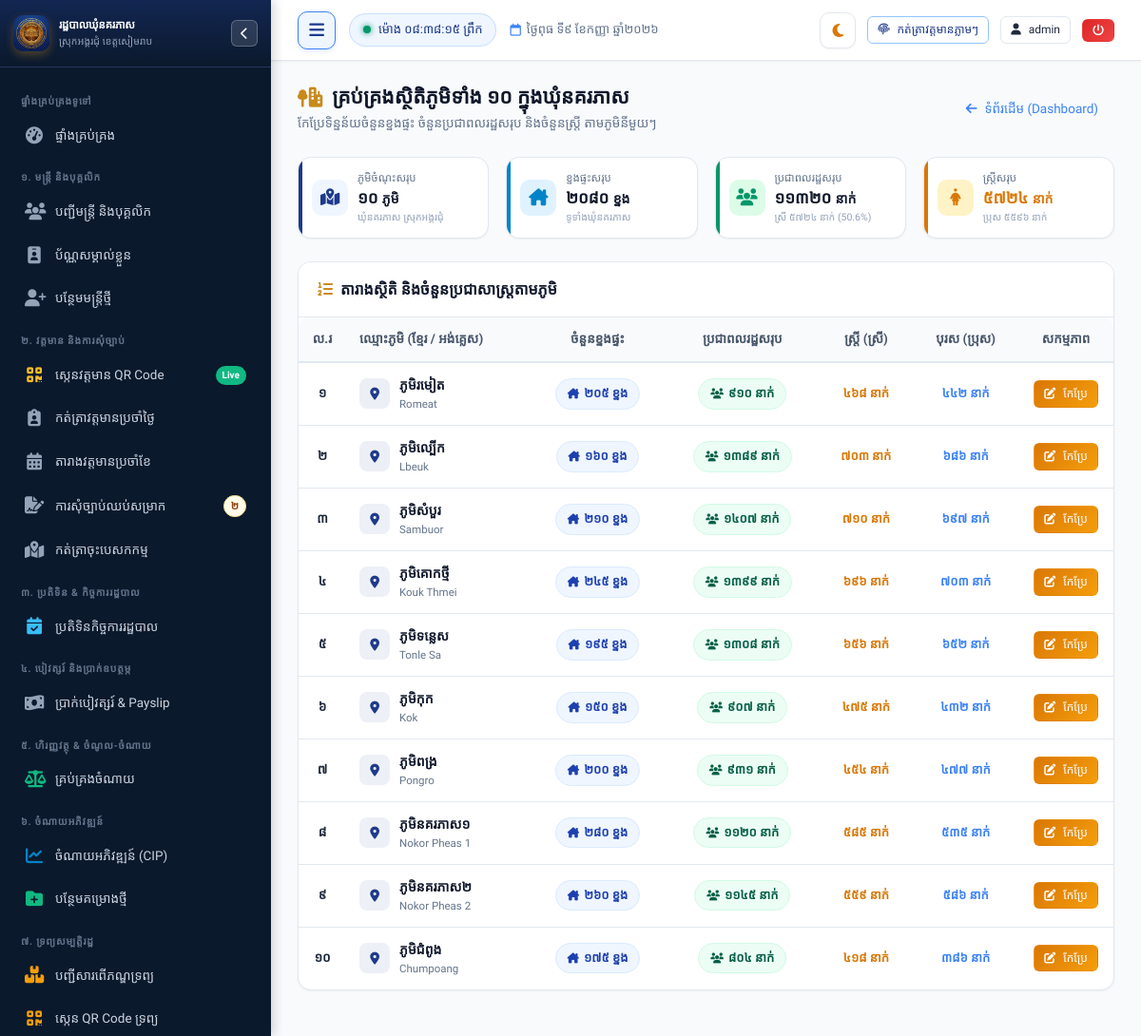
/settings/villages (signed in), run on the app's committed database.
### tables this page shows
CREATE TABLE villages (
        id INTEGER PRIMARY KEY AUTOINCREMENT,
        village_name_kh TEXT UNIQUE NOT NULL,
        village_name_en TEXT NOT NULL,
        total_population INTEGER DEFAULT 0,
        total_families INTEGER DEFAULT 0
    , female_population INTEGER DEFAULT 0);

### app.py (the view)
@app.route("/settings/villages")
@login_required
def settings_villages():
    conn = get_db()
    cursor = conn.cursor()
    cursor.execute("SELECT * FROM villages ORDER BY id")
    villages = cursor.fetchall()
    total_villages = len(villages)
    total_families = sum(v["total_families"] or 0 for v in villages)
    total_population = sum(v["total_population"] or 0 for v in villages)
    total_female = sum(v["female_population"] or 0 for v in villages)
    total_male = total_population - total_female
    female_pct = round((total_female / total_population * 100), 1) if total_population > 0 else 0
    conn.close()
    return render_template(
        "settings/villages.html",
        villages=villages,
        total_villages=total_villages,
        total_families=total_families,
        total_population=total_population,
        total_female=total_female,
        total_male=total_male,
        female_pct=female_pct
    )

### app.py (called while the page is built, shortened)
@app.teardown_appcontext
def teardown_db(exception=None):
    close_db_connection(exception)

@app.after_request
def add_cache_headers(response):
    if request.path.startswith('/static/css') or request.path.startswith('/static/js'):
        response.headers['Cache-Control'] = 'no-cache, must-revalidate'
    elif request.path.startswith('/static') or request.path == '/favicon.ico':
        response.headers['Cache-Control'] = 'public, max-age=86400'
    return response

@app.before_request
def ensure_database_ready():
    if request.path.startswith('/static') or request.path == '/favicon.ico':
        return

@app.template_filter("kh_num")
def kh_num_filter(val):
    return to_khmer_num(val)

### database.py (called while the page is built, shortened)
def _raw_create_connection():
    conn = sqlite3.connect(DB_PATH)
    conn.row_factory = sqlite3.Row
    conn.execute("PRAGMA foreign_keys = ON")
    conn.execute("PRAGMA journal_mode = WAL")
    conn.execute("PRAGMA synchronous = NORMAL")
    conn.execute("PRAGMA cache_size = -64000")
    return SqliteConnectionWrapper(conn)

def get_db():
    global _DB_SCHEMA_INITIALIZED
    conn = None
    try:
        from flask import g, has_request_context
        if has_request_context():
            if not hasattr(g, 'db') or g.db is None:
                g.db = _raw_create_connection()
            conn = g.db
    except ImportError:
        pass
    if conn is None:
        conn = _raw_create_connection()
    if not _DB_SCHEMA_INITIALIZED:
        _DB_SCHEMA_INITIALIZED = True
        try:
            init_db(conn)
        except Exception as e:
            print(f"[Auto Schema Init Notice] {e}")
    return conn

def close_db_connection(e=None):
    try:
        from flask import g, has_request_context
        if has_request_context():
            db = getattr(g, 'db', None)
            if db is not None:
                g.db = None
                db._real_close()
    except ImportError:
        pass

    def cursor(self):
        return self._conn.cursor()

    def close(self):
        try:
            from flask import g, has_request_context
            if has_request_context() and getattr(g, 'db', None) is self:
                return
        except ImportError:
            pass
        self._real_close()

### templates/settings/villages.html (shortened to what this page needs)
{% extends "base.html" %}
{% block content %}
<div class="page-header">
  <div class="page-header-title">
    <h1>
      <i class="fa-solid fa-tree-city text-gold"></i>
      <span>គ្រប់គ្រងស្ថិតិភូមិទាំង ១០ ក្នុងឃុំនគរភាស</span>
    </h1>
    <p>កែប្រែទិន្នន័យចំនួនខ្នងផ្ទះ ចំនួនប្រជាពលរដ្ឋសរុប និងចំនួនស្ត្រី តាមភូមិនីមួយៗ</p>
  </div>
  <div class="page-actions">
    <a href="{{ url_for('dashboard') }}" class="btn btn-outline-secondary">
      <i class="fa-solid fa-arrow-left"></i> ទំព័រដើម (Dashboard)
    </a>
  </div>
</div>
<div class="stats-grid" style="grid-template-columns: repeat(auto-fit, minmax(200px, 1fr)); margin-bottom: 24px;">
  <div class="stat-card" style="--stat-color: #1e3a8a; --stat-bg: #eff6ff;">
    <div class="stat-icon-wrapper">
      <i class="fa-solid fa-map-location-dot"></i>
    </div>
    <div class="stat-details">
      <div class="stat-label">ភូមិចំណុះសរុប</div>
      <div class="stat-number">{{ total_villages | kh_num }} <small style="font-size: 14px;">ភូមិ</small></div>
      <div class="stat-subtext">ឃុំនគរភាស ស្រុកអង្គរជុំ</div>
    </div>
  </div>
  <div class="stat-card" style="--stat-color: #0284c7; --stat-bg: #e0f2fe;">
    <div class="stat-icon-wrapper">
      <i class="fa-solid fa-house-chimney"></i>
    </div>
    <div class="stat-details">
      <div class="stat-label">ខ្នងផ្ទះសរុប</div>
      <div class="stat-number">{{ total_families | kh_num }} <small style="font-size: 14px;">ខ្នង</small></div>
      <div class="stat-subtext">ទូទាំងឃុំនគរភាស</div>
    </div>
  </div>
  <div class="stat-card" style="--stat-color: #059669; --stat-bg: #dcfce7;">
    <div class="stat-icon-wrapper">
      <i class="fa-solid fa-users"></i>
    </div>
    <div class="stat-details">
      <div class="stat-label">ប្រជាពលរដ្ឋសរុប</div>
      <div class="stat-number">{{ total_population | kh_num }} <small style="font-size: 14px;">នាក់</small></div>
      <div class="stat-subtext">ស្រី {{ total_female | kh_num }} នាក់ ({{ female_pct }}%)</div>
    </div>
  </div>
  <div class="stat-card" style="--stat-color: #d97706; --stat-bg: #fef3c7;">
    <div class="stat-icon-wrapper">
      <i class="fa-solid fa-person-dress"></i>
    </div>
    <div class="stat-details">
      <div class="stat-label">ស្ត្រីសរុប</div>
      <div class="stat-number" style="color: #d97706;">{{ total_female | kh_num }} <small style="font-size: 14px;">នាក់</small></div>
      <div class="stat-subtext">ប្រុស {{ total_male | kh_num }} នាក់</div>
    </div>
  </div>
</div>
<div class="card">
  <div class="card-header" style="display: flex; justify-content: space-between; align-items: center;">
    <div class="card-title">
      <i class="fa-solid fa-list-ol text-gold"></i>
      <span>តារាងស្ថិតិ និងចំនួនប្រជាសាស្ត្រតាមភូមិ</span>
    </div>
  </div>
  <div class="card-body" style="padding: 0;">
    <div class="table-responsive">
      <table class="custom-table">
        <thead>
          <tr>
            <th style="width: 50px; text-align: center;">ល.រ</th>
            <th>ឈ្មោះភូមិ (ខ្មែរ / អង់គ្លេស)</th>
            <th style="text-align: center;">ចំនួនខ្នងផ្ទះ</th>
            <th style="text-align: center;">ប្រជាពលរដ្ឋសរុប</th>
            <th style="text-align: center;">ស្ត្រី (ស្រី)</th>
            <th style="text-align: center;">បុរស (ប្រុស)</th>
            <th style="width: 100px; text-align: center;">សកម្មភាព</th>
          </tr>
        </thead>
        <tbody>
          {% for v in villages %}
          {% set male_pop = (v.total_population or 0) - (v.female_population or 0) %}
          <tr>
            <td style="text-align: center; font-weight: 600;">{{ loop.index | kh_num }}</td>
            <td>
              <div style="display: flex; align-items: center; gap: 10px;">
                <div style="width: 32px; height: 32px; border-radius: 8px; background: rgba(30, 58, 138, 0.08); color: var(--primary); display: flex; align-items: center; justify-content: center; font-size: 13px;">
                  <i class="fa-solid fa-location-dot"></i>
                </div>
                <div>
                  <strong style="font-size: 14px; color: var(--primary-dark);">ភូមិ{{ v.village_name_kh }}</strong>
                  <div style="font-size: 11.5px; color: var(--text-muted);">{{ v.village_name_en }}</div>
                </div>
              </div>
            </td>
            <td style="text-align: center;">
              <span class="badge" style="background: #eff6ff; color: #1e40af; border: 1px solid #dbeafe; font-size: 13px; font-weight: 700; padding: 5px 12px;">
                <i class="fa-solid fa-house-chimney" style="font-size: 11px;"></i> {{ v.total_families | kh_num }} ខ្នង
              </span>
            </td>
            <td style="text-align: center;">
              <span class="badge" style="background: #ecfdf5; color: #065f46; border: 1px solid #d1fae5; font-size: 13px; font-weight: 700; padding: 5px 12px;">
                <i class="fa-solid fa-users" style="font-size: 11px;"></i> {{ v.total_population | kh_num }} នាក់
              </span>
            </td>
            <td style="text-align: center; font-weight: 600; color: #d97706; font-size: 13px;">
              {{ v.female_population | kh_num }} នាក់
            </td>
            <td style="text-align: center; font-weight: 600; color: #3b82f6; font-size: 13px;">
              {{ male_pop | kh_num }} នាក់
            </td>
            <td style="text-align: center;">
              <button type="button" class="btn btn-sm btn-warning" onclick="openEditVillageModal({{ v.id }}, '{{ v.village_name_kh }}', '{{ v.village_name_en }}', {{ v.total_families or 0 }}, {{ v.total_population or 0 }}, {{ v.female_population or 0 }})">
                <i class="fa-solid fa-pen-to-square"></i> កែប្រែ
              </button>
            </td>
          </tr>
          {% endfor %}
        </tbody>
      </table>
    </div>
  </div>
</div>
{% endblock %}

### data on the page
villages: village_name_kh "រមៀត", village_name_en "Romeat", total_families|kh_num "២០៥", total_population|kh_num "៩១០", female_population|kh_num "៤៦៨", male_pop "៤៤២"
villages: village_name_kh "ល្បើក", village_name_en "Lbeuk", total_families|kh_num "១៦០", total_population|kh_num "១៣៨៩", female_population|kh_num "៧០៣", male_pop "៦៨៦"
villages: village_name_kh "សំបួរ", village_name_en "Sambuor", total_families|kh_num "២១០", total_population|kh_num "១៤០៧", female_population|kh_num "៧១០", male_pop "៦៩៧"
villages: village_name_kh "គោកថ្មី", village_name_en "Kouk Thmei", total_families|kh_num "២៤៥", total_population|kh_num "១៣៩៩", female_population|kh_num "៦៩៦", male_pop "៧០៣"
villages: village_name_kh "ទន្លេស", village_name_en "Tonle Sa", total_families|kh_num "១៩៥", total_population|kh_num "១៣០៨", female_population|kh_num "៦៥៦", male_pop "៦៥២"
villages: village_name_kh "កុក", village_name_en "Kok", total_families|kh_num "១៥០", total_population|kh_num "៩០៧", female_population|kh_num "៤៧៥", male_pop "៤៣២"
villages: village_name_kh "ពង្រ", village_name_en "Pongro", total_families|kh_num "២០០", total_population|kh_num "៩៣១", female_population|kh_num "៤៥៤", male_pop "៤៧៧"
villages: village_name_kh "នគរភាស១", village_name_en "Nokor Pheas 1", total_families|kh_num "២៨០", total_population|kh_num "១១២០", female_population|kh_num "៥៨៥", male_pop "៥៣៥"
villages: village_name_kh "នគរភាស២", village_name_en "Nokor Pheas 2", total_families|kh_num "២៦០", total_population|kh_num "១១៤៥", female_population|kh_num "៥៥៩", male_pop "៥៨៦"
villages: village_name_kh "ជំពូង", village_name_en "Chumpoang", total_families|kh_num "១៧៥", total_population|kh_num "៨០៤", female_population|kh_num "៤១៨", male_pop "៣៨៦"

### other printed values
{{ pending_leaves_count | kh_num }} "២"
{{ today_khmer }} "ថ្ងៃពុធ ទី៩ ខែកញ្ញា ឆ្នាំ២០២៦"
{{ session.username }} "admin"
{{ total_villages | kh_num }} "១០"
{{ total_families | kh_num }} "២០៨០"
{{ total_population | kh_num }} "១១៣២០"
{{ total_female | kh_num }} "៥៧២៤"
{{ female_pct }} "50.6"
{{ total_male | kh_num }} "៥៥៩៦"
